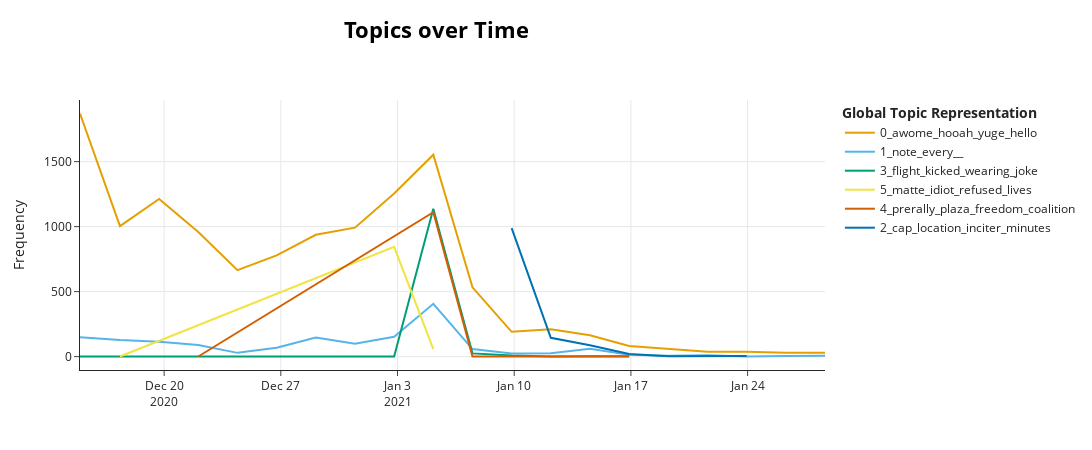

Notebook source saved alongside this figure:
### Code cell
topic_model.visualize_topics_over_time(topics_over_time, top_n_topics=6)

### Figure 1 — Plotly figure (JSON) as saved in the notebook; plotly's stock layout.template omitted (floating-point values rounded to 4 significant figures)
{"data": [{"hoverinfo": "text", "hovertext": ["<b>Topic 0</b><br>Words: ron, hey, awome, hooah, yuge", "<b>Topic 0</b><br>Words: yuge, awome, hooah, hello, ron", "<b>Topic 0</b><br>Words: hooah, hello, awome, yuge, man", "<b>Topic 0</b><br>Words: awome, hooah, yuge, hello, ron", "<b>Topic 0</b><br>Words: awome, hooah, yuge, hello, ron", "<b>Topic 0</b><br>Words: awome, hooah, yuge, hello, ron", "<b>Topic 0</b><br>Words: awome, hooah, yuge, hello, ron", "<b>Topic 0</b><br>Words: awome, hooah, yuge, hello, ron", "<b>Topic 0</b><br>Words: awome, hooah, yuge, hello, ron", "<b>Topic 0</b><br>Words: awome, hooah, yuge, hello, ron", "<b>Topic 0</b><br>Words: awome, hooah, yuge, hello, ron", "<b>Topic 0</b><br>Words: awome, hooah, yuge, hello, ron", "<b>Topic 0</b><br>Words: oh, awome, hooah, yuge, hello", "<b>Topic 0</b><br>Words: awome, hooah, yuge, hello, ron", "<b>Topic 0</b><br>Words: awome, hooah, yuge, hello, ron", "<b>Topic 0</b><br>Words: awome, hooah, yuge, hello, ron", "<b>Topic 0</b><br>Words: awome, hooah, yuge, hello, ron", "<b>Topic 0</b><br>Words: awome, hooah, yuge, hello, ron", "<b>Topic 0</b><br>Words: awome, hooah, yuge, hello, ron", "<b>Topic 0</b><br>Words: awome, hooah, yuge, hello, ron"], "marker": {"color": "#E69F00"}, "mode": "lines", "name": "0_awome_hooah_yuge_hello", "type": "scatter", "x": ["2020-12-14T22:52:41.798000", "2020-12-17T08:23:52.100000", "2020-12-19T16:47:22.200000", "2020-12-22T01:10:52.300000", "2020-12-24T09:34:22.400000", "2020-12-26T17:57:52.500000", "2020-12-29T02:21:22.600000", "2020-12-31T10:44:52.700000", "2021-01-02T19:08:22.800000", "2021-01-05T03:31:52.900000", "2021-01-07T11:55:23", "2021-01-09T20:18:53.100000", "2021-01-12T04:42:23.200000", "2021-01-14T13:05:53.300000", "2021-01-16T21:29:23.400000", "2021-01-19T05:52:53.500000", "2021-01-21T14:16:23.600000", "2021-01-23T22:39:53.700000", "2021-01-26T07:03:23.800000", "2021-01-28T15:26:53.900000"], "y": [1870, 1004, 1213, 959, 665, 779, 937, 992, 1255, 1553, 533, 191, 211, 165, 82, 59, 37, 38, 30, 29]}, {"hoverinfo": "text", "hovertext": ["<b>Topic 1</b><br>Words: note, every, , , ", "<b>Topic 1</b><br>Words: every, note, , , ", "<b>Topic 1</b><br>Words: note, every, , , ", "<b>Topic 1</b><br>Words: note, every, , , ", "<b>Topic 1</b><br>Words: note, every, , , ", "<b>Topic 1</b><br>Words: note, every, , , ", "<b>Topic 1</b><br>Words: note, every, , , ", "<b>Topic 1</b><br>Words: note, every, , , ", "<b>Topic 1</b><br>Words: note, every, , , ", "<b>Topic 1</b><br>Words: note, every, , , ", "<b>Topic 1</b><br>Words: note, every, , , ", "<b>Topic 1</b><br>Words: note, every, , , ", "<b>Topic 1</b><br>Words: note, every, , , ", "<b>Topic 1</b><br>Words: note, every, , , ", "<b>Topic 1</b><br>Words: note, every, , , ", "<b>Topic 1</b><br>Words: note, every, , , ", "<b>Topic 1</b><br>Words: note, every, , , ", "<b>Topic 1</b><br>Words: note, every, , , ", "<b>Topic 1</b><br>Words: note, every, , , ", "<b>Topic 1</b><br>Words: note, every, , , "], "marker": {"color": "#56B4E9"}, "mode": "lines", "name": "1_note_every__", "type": "scatter", "x": ["2020-12-14T22:52:41.798000", "2020-12-17T08:23:52.100000", "2020-12-19T16:47:22.200000", "2020-12-22T01:10:52.300000", "2020-12-24T09:34:22.400000", "2020-12-26T17:57:52.500000", "2020-12-29T02:21:22.600000", "2020-12-31T10:44:52.700000", "2021-01-02T19:08:22.800000", "2021-01-05T03:31:52.900000", "2021-01-07T11:55:23", "2021-01-09T20:18:53.100000", "2021-01-12T04:42:23.200000", "2021-01-14T13:05:53.300000", "2021-01-16T21:29:23.400000", "2021-01-19T05:52:53.500000", "2021-01-21T14:16:23.600000", "2021-01-23T22:39:53.700000", "2021-01-26T07:03:23.800000", "2021-01-28T15:26:53.900000"], "y": [150, 127, 115, 89, 29, 69, 147, 100, 153, 406, 58, 24, 26, 61, 15, 7, 10, 1, 5, 6]}, {"hoverinfo": "text", "hovertext": ["<b>Topic 3</b><br>Words: inflatable, sing, pig, fat, fly", "<b>Topic 3</b><br>Words: orange, jumpsuit, emoji, wearing, face", "<b>Topic 3</b><br>Words: scoffs, masks, weeks, flight, kicked", "<b>Topic 3</b><br>Words: roy, sheher, blunt, desk, flight", "<b>Topic 3</b><br>Words: kicked, flight, wearing, joke, mask", "<b>Topic 3</b><br>Words: wearing, kicked, flight, joke, mask", "<b>Topic 3</b><br>Words: kicked, flight, wearing, joke, mask", "<b>Topic 3</b><br>Words: shtshow, bulletproof, boyfriend, cudd, vest", "<b>Topic 3</b><br>Words: entry, onto, denied, plane, flight", "<b>Topic 3</b><br>Words: watkins, uniform, jessica, kicked, flight"], "marker": {"color": "#009E73"}, "mode": "lines", "name": "3_flight_kicked_wearing_joke", "type": "scatter", "x": ["2020-12-14T22:52:41.798000", "2020-12-17T08:23:52.100000", "2020-12-31T10:44:52.700000", "2021-01-02T19:08:22.800000", "2021-01-05T03:31:52.900000", "2021-01-07T11:55:23", "2021-01-09T20:18:53.100000", "2021-01-12T04:42:23.200000", "2021-01-14T13:05:53.300000", "2021-01-16T21:29:23.400000"], "y": [1, 1, 1, 1, 1138, 25, 9, 1, 2, 2]}, {"hoverinfo": "text", "hovertext": ["<b>Topic 5</b><br>Words: dan, military, cou, white, matte", "<b>Topic 5</b><br>Words: matte, idiot, refused, lives, black", "<b>Topic 5</b><br>Words: matte, idiot, refused, lives, black"], "marker": {"color": "#F0E442"}, "mode": "lines", "name": "5_matte_idiot_refused_lives", "type": "scatter", "x": ["2020-12-17T08:23:52.100000", "2021-01-02T19:08:22.800000", "2021-01-05T03:31:52.900000"], "y": [1, 845, 58]}, {"hoverinfo": "text", "hovertext": ["<b>Topic 4</b><br>Words: ose, prerally, plaza, freedom, pretend", "<b>Topic 4</b><br>Words: prerally, plaza, freedom, coalition, live", "<b>Topic 4</b><br>Words: prerally, plaza, freedom, coalition, live", "<b>Topic 4</b><br>Words: prerally, plaza, freedom, coalition, live", "<b>Topic 4</b><br>Words: prerally, plaza, freedom, coalition, live", "<b>Topic 4</b><br>Words: prerally, plaza, freedom, coalition, live"], "marker": {"color": "#D55E00"}, "mode": "lines", "name": "4_prerally_plaza_freedom_coalition", "type": "scatter", "x": ["2020-12-22T01:10:52.300000", "2021-01-05T03:31:52.900000", "2021-01-07T11:55:23", "2021-01-12T04:42:23.200000", "2021-01-14T13:05:53.300000", "2021-01-16T21:29:23.400000"], "y": [1, 1111, 1, 1, 1, 1]}, {"hoverinfo": "text", "hovertext": ["<b>Topic 2</b><br>Words: cap, location, inciter, minutes, tweeted", "<b>Topic 2</b><br>Words: cap, location, inciter, minutes, tweeted", "<b>Topic 2</b><br>Words: cap, location, inciter, minutes, tweeted", "<b>Topic 2</b><br>Words: cap, location, inciter, minutes, tweeted", "<b>Topic 2</b><br>Words: cap, location, inciter, minutes, tweeted", "<b>Topic 2</b><br>Words: cap, location, inciter, minutes, tweeted"], "marker": {"color": "#0072B2"}, "mode": "lines", "name": "2_cap_location_inciter_minutes", "type": "scatter", "x": ["2021-01-09T20:18:53.100000", "2021-01-12T04:42:23.200000", "2021-01-14T13:05:53.300000", "2021-01-16T21:29:23.400000", "2021-01-19T05:52:53.500000", "2021-01-23T22:39:53.700000"], "y": [989, 145, 87, 20, 3, 4]}], "layout": {"height": 450, "hoverlabel": {"bgcolor": "white", "font": {"family": "Rockwell", "size": 16}}, "legend": {"title": {"text": "<b>Global Topic Representation"}}, "title": {"font": {"color": "Black", "size": 22}, "text": "<b>Topics over Time", "x": 0.4, "xanchor": "center", "y": 0.95, "yanchor": "top"}, "width": 1250, "xaxis": {"showgrid": true}, "yaxis": {"showgrid": true, "title": {"text": "Frequency"}}}}
